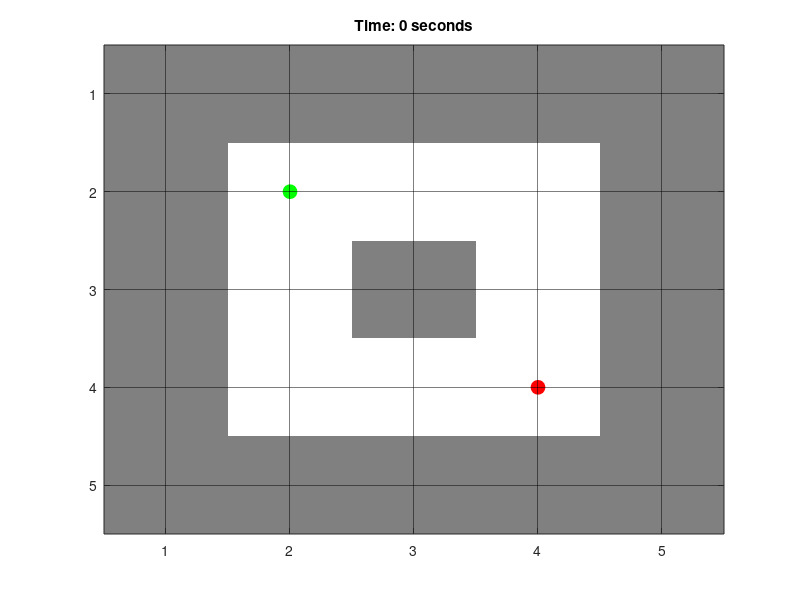

Write the MATLAB code that produced this figure.
%% WRITTEN BY BURTON ZHONG WITH THE ASSISTANCE OF CURSOR

function mazeGame()
	mazes = {
    	[1 1 1 1 1;
     	1 0 0 0 1;
     	1 0 1 0 1;
     	1 0 0 0 1;
     	1 1 1 1 1];
[
	1, 1, 1, 1, 1, 1, 1, 1, 1, 1;
	1, 0, 0, 1, 0, 0, 0, 0, 0, 1;
	1, 0, 1, 1, 0, 1, 1, 1, 0, 1;
	1, 0, 0, 0, 0, 1, 0, 0, 0, 1;
	1, 1, 1, 1, 0, 1, 0, 1, 0, 1;
	1, 0, 0, 0, 0, 0, 0, 1, 0, 1;
	1, 1, 1, 1, 1, 1, 1, 1, 0, 1;
	1, 0, 0, 0, 0, 0, 0, 0, 0, 1;
	1, 1, 1, 1, 1, 1, 1, 1, 1, 1;
];

    	[1 1 1 1 1 1 1 1 1;
     	1 0 0 0 1 0 0 0 1;
     	1 0 1 0 1 0 1 1 1;
     	1 0 1 0 0 0 0 0 1;
     	1 0 1 1 1 1 1 0 1;
     	1 0 0 0 0 0 0 0 1;
     	1 1 1 1 1 1 1 1 1]
	};

	% menu
	choice = menu('Select a maze', 'Maze 1', 'Maze 2', 'Maze 3');
	if choice == 0
    	return; 
	end

	% select maze
	maze = mazes{choice};

	% Start and end pos
	start = [2, 2];
	goal = [size(maze, 1) - 1, size(maze, 2) - 1];

	% Define the start time
	startTime = tic;

	% make figure
	fig = figure('KeyPressFcn', @keyPress);

	% Draw the maze
	drawMaze();

	function drawMaze()
    	% Create a custom colormap for the maze
    	customColormap = [
        	1, 1, 1; % White for paths
        	0, 0, 0; % Black for walls
        	0.5, 0.5, 0.5; 
    	];

    	% Draw the maze with custom colormap and grid lines
    	imagesc(maze);
    	colormap(customColormap);
    	grid on;
    	set(gca, 'GridColor', 'k'); % grid color to black
    	set(gca, 'GridAlpha', 0.5); %  grid transparency
    	hold on;
    	
        %  start position in green
    	plot(start(2), start(1), 'go', 'MarkerSize', 10, 'MarkerFaceColor', 'g');
    	
        %  goal position in red
    	plot(goal(2), goal(1), 'ro', 'MarkerSize', 10, 'MarkerFaceColor', 'r');
    	hold off;
    	
        % timer 
    	timeElapsed = toc(startTime);
    	title(['Time: ' num2str(round(timeElapsed)) ' seconds']);
	end

	function keyPress(src, event)
    	switch event.Key
        	case 'uparrow'
            	if maze(start(1)-1, start(2)) == 0
                	start(1) = start(1) - 1;
            	end
        	case 'downarrow'
            	if maze(start(1)+1, start(2)) == 0
                	start(1) = start(1) + 1;
            	end
        	case 'leftarrow'
            	if maze(start(1), start(2)-1) == 0
                	start(2) = start(2) - 1;
            	end
        	case 'rightarrow'
            	if maze(start(1), start(2)+1) == 0
                	start(2) = start(2) + 1;
            	end
    	end

    	
    	drawMaze();

    	
    	if isequal(start, goal)
        	timeElapsed = toc(startTime);
        	title(['You win! Time: ' num2str(round(timeElapsed)) ' seconds']);
        	set(fig, 'KeyPressFcn', ''); 
    	end
	end
end



